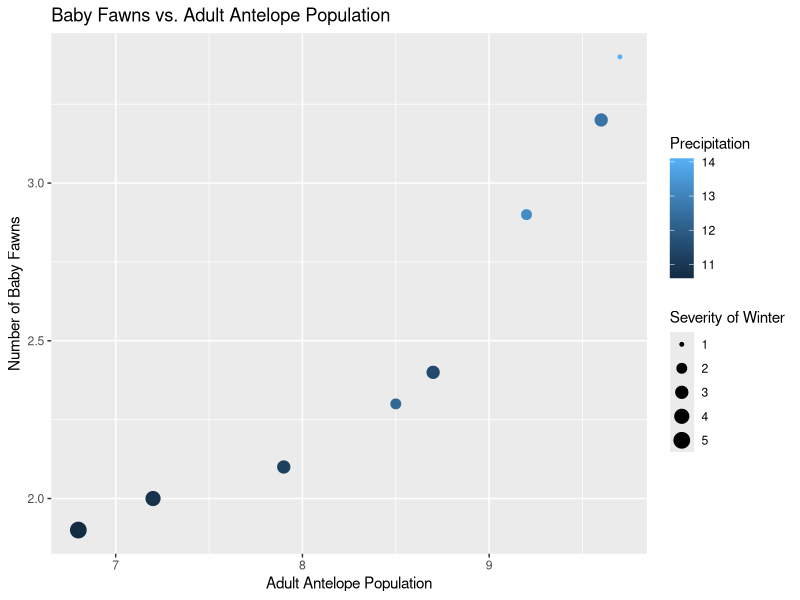
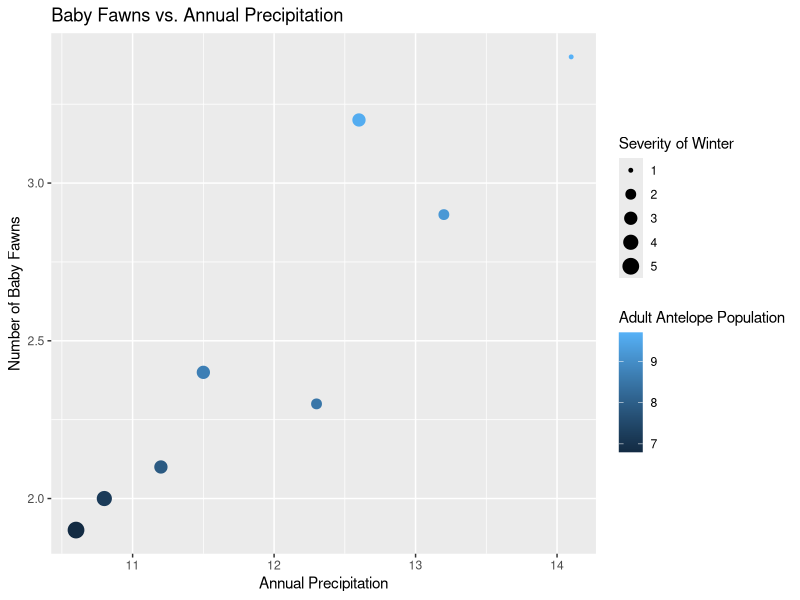
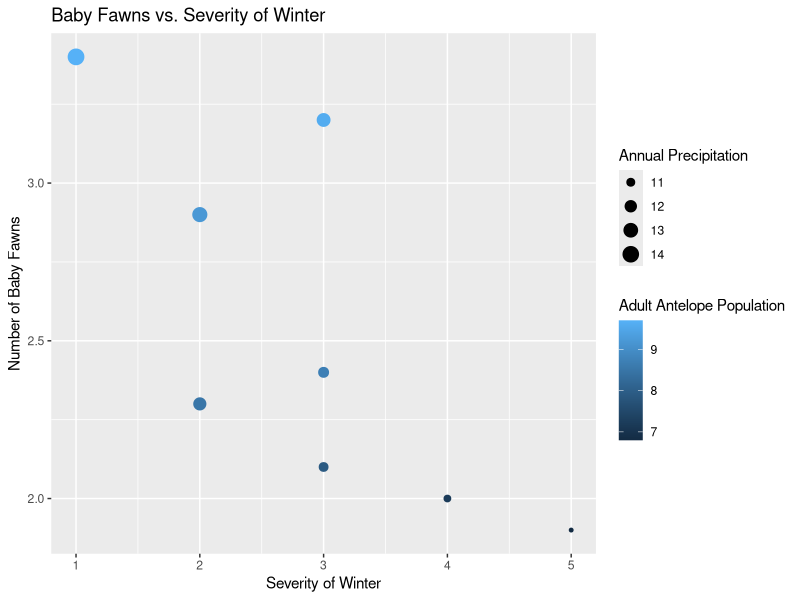

Generate these figures, in order, with R:
## ---- chunk 1
# Add your library below.

library(ggplot2)
library(readxl)

## ---- chunk 2
# No code necessary; Just review the data.
## ---- chunk 3
# Write your code below.
myDF<-as.data.frame(readxl::read_excel("./data/mlr01.xls"))
colnames(myDF) <- c("nFawn", "adultPop", "precip", "winter")

## ---- chunk 4
str(myDF)
## ---- chunk 5
ggplot(myDF, aes(x = adultPop, y = nFawn,  color = precip, size = winter)) +
  geom_point() +
  scale_size_continuous(range = c(1, 5)) +
  labs(title = "Baby Fawns vs. Adult Antelope Population",
       x = "Adult Antelope Population",
       y = "Number of Baby Fawns",
       color = "Precipitation",
       size = "Severity of Winter")
## ---- chunk 6
ggplot(myDF, aes(x = precip, y = nFawn,  color = adultPop, size = winter)) +
  geom_point() +
  scale_size_continuous(range = c(1, 5)) +
  labs(title = "Baby Fawns vs. Annual Precipitation",
       x = "Annual Precipitation",
       y = "Number of Baby Fawns",
       color = "Adult Antelope Population",
       size = "Severity of Winter")

## ---- chunk 7
ggplot(myDF, aes(x = winter, y = nFawn,  color = adultPop, size = precip)) +
  geom_point() +
  scale_size_continuous(range = c(1, 5)) +
  labs(title = "Baby Fawns vs. Severity of Winter",
       x = "Severity of Winter",
       y = "Number of Baby Fawns",
       color = "Adult Antelope Population",
       size = "Annual Precipitation")

## ---- chunk 8
m1 <- lm(nFawn ~ adultPop, data = myDF)
summary(m1)
## ---- chunk 9
m2 <- lm(nFawn ~ adultPop + precip, data = myDF)
summary(m2)
## ---- chunk 10
m3 <- lm(nFawn ~ adultPop + precip + winter, data = myDF)
summary(m3)
